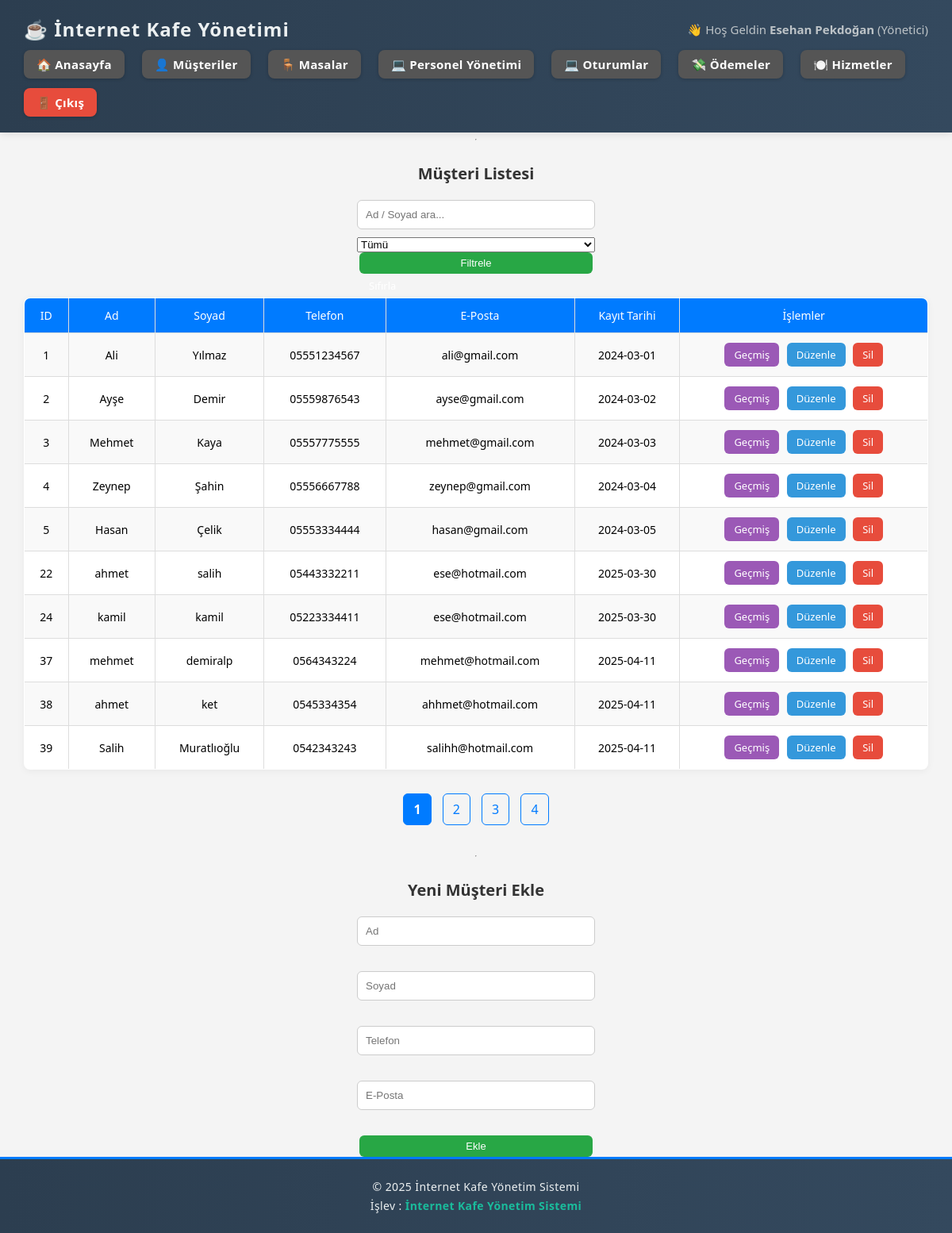
Page /internetkafe/pages/musteriler.php (signed in) on the committed database.
### tables this page shows
CREATE TABLE `musteri` (
  `Musteri_ID` int(11) NOT NULL,
  `Ad` varchar(50) NOT NULL,
  `Soyad` varchar(50) NOT NULL,
  `Telefon_NO` varchar(15) DEFAULT NULL,
  `E_Posta` varchar(50) DEFAULT NULL,
  `Kayit_Tarihi` date NOT NULL
);

### internetkafe/pages/musteriler.php (the view, shortened to what this page needs)
<?php
include("../includes/config.php");
include("../includes/header.php");
$ara = $_GET['ara'] ?? '';
$tur = $_GET['tur'] ?? '';
$where = "";
$limit = 10;
$sayfa = isset($_GET['sayfa']) ? (int)$_GET['sayfa'] : 1;
$baslangic = ($sayfa - 1) * $limit;
$toplam_kayit = mysqli_fetch_assoc(mysqli_query($conn, "
    SELECT COUNT(*) as toplam FROM Musteri $where
"))['toplam'];
$toplam_sayfa = ceil($toplam_kayit / $limit);
$musteriler = mysqli_query($conn, "
    SELECT * FROM Musteri $where
    ORDER BY Musteri_ID ASC
    LIMIT $baslangic, $limit
");
?>
<link rel="stylesheet" href="../css/musteri.css">
<h3 class="musteri-baslik">Müşteri Listesi</h3>
<form method="get" class="musteri-filtre-form">
    <input type="text" name="ara" placeholder="Ad / Soyad ara..." value="<?php echo $ara; ?>" class="filtre-input">
    <select name="tur" class="filtre-select">
        <option value="">Tümü</option>
    </select>
    <button type="submit" class="btn">Filtrele</button>
    <a href="musteriler.php" class="btn btn-sifirla">Sıfırla</a>
</form>
<table border="1" cellpadding="10">
    <tr>
        <th>ID</th>
        <th>Ad</th>
        <th>Soyad</th>
        <th>Telefon</th>
        <th>E-Posta</th>
        <th>Kayıt Tarihi</th>
        <th>İşlemler</th>
    </tr>
    <?php while ($musteri = mysqli_fetch_assoc($musteriler)) { ?>
    <tr>
        <td><?php echo $musteri['Musteri_ID']; ?></td>
        <td><?php echo $musteri['Ad']; ?></td>
        <td><?php echo $musteri['Soyad']; ?></td>
        <td><?php echo $musteri['Telefon_NO']; ?></td>
        <td><?php echo $musteri['E_Posta']; ?></td>
        <td><?php echo $musteri['Kayit_Tarihi']; ?></td>
        <td>
            <a href="musteri_gecmis.php?id=<?php echo $musteri['Musteri_ID']; ?>" class="btn btn-gecmis">Geçmiş</a>
            <a href="musteri_duzenle.php?id=<?php echo $musteri['Musteri_ID']; ?>" class="btn btn-duzenle">Düzenle</a>
            <a href="musteriler.php?sil=<?= $musteri['Musteri_ID']; ?>"
               onclick="return confirm('Bu müşteriyi silmek istediğinize emin misiniz?')"
               class="btn btn-sil">Sil</a>
        </td>
    </tr>
    <?php } ?>
</table>
<div class="sayfalama">
    <?php for ($i = 1; $i <= $toplam_sayfa; $i++): ?>
        <a href="?sayfa=<?php echo $i; ?>&ara=<?php echo $ara; ?>&tur=<?php echo $tur; ?>"
           class="<?php echo ($i == $sayfa) ? 'aktif' : ''; ?>">
           <?php echo $i; ?>
        </a>
    <?php endfor; ?>
</div>
<hr>
<h3 class="musteri-baslik">Yeni Müşteri Ekle</h3>
<form method="post" class="musteri-ekle-form">
    <input type="text" name="ad" placeholder="Ad" required><br>
    <input type="text" name="soyad" placeholder="Soyad" required><br>
    <input type="text" name="telefon" placeholder="Telefon"><br>
    <input type="email" name="eposta" placeholder="E-Posta"><br>
    <button type="submit" name="ekle" class="btn">Ekle</button>
</form>
<?php include("../includes/footer.php"); ?>

### internetkafe/css/style.css (style rules this page uses)
html, body { margin: 0; padding: 0; height: 100%; display: flex; flex-direction: column; font-family: Arial, sans-serif; background-color: #f4f4f4; font-family: 'Segoe UI', Tahoma, Geneva, Verdana, sans-serif; }
table { border-collapse: collapse; width: 90%; margin: 20px auto; font-size: 14px; }
th, td { border: 1px solid #ccc; padding: 10px; text-align: center; }
th { background-color: #f0f0f0; color: #333; }
.btn { margin: 2px 5px; font-size: 13px; }

### internetkafe/css/musteri.css (style rules this page uses)
h3 { text-align: center; font-size: 20px; margin-bottom: 20px; color: #333; }
table { width: 95%; margin: 0 auto; border-collapse: collapse; background-color: white; box-shadow: 0 2px 10px rgba(0,0,0,0.05); border-radius: 8px; overflow: hidden; }
th { background-color: #007bff; color: white; font-weight: normal; }
td, th { padding: 12px; border: 1px solid #ddd; }
tr:nth-child(even) { background-color: #f9f9f9; }
.btn { padding: 6px 12px; border-radius: 6px; color: white; font-size: 13px; text-decoration: none; margin: 0 3px; display: inline-block; transition: all 0.2s ease; }
.btn-duzenle { background-color: #3498db; }
.btn-sil { background-color: #e74c3c; }
.btn-gecmis { background-color: #9b59b6; }
form { width: 300px; margin: 0 auto; display: flex; flex-direction: column; }
form input { padding: 10px; margin-bottom: 10px; border-radius: 6px; border: 1px solid #ccc; }
form button { background-color: #28a745; color: white; border: none; padding: 10px; border-radius: 6px; cursor: pointer; transition: background-color 0.2s ease; }
.sayfalama { text-align: center; margin: 30px 0; }
.sayfalama a { display: inline-block; margin: 0 5px; padding: 8px 12px; border: 1px solid #007bff; border-radius: 6px; text-decoration: none; color: #007bff; transition: 0.2s; }
.sayfalama .aktif { background-color: #007bff; color: white; font-weight: bold; }

### rows in the picture
musteri: Musteri_ID "1", Ad "Ali", Soyad "Yılmaz", Telefon_NO "05551234567", E_Posta "ali@gmail.com", Kayit_Tarihi "2024-03-01"
musteri: Musteri_ID "2", Ad "Ayşe", Soyad "Demir", Telefon_NO "05559876543", E_Posta "ayse@gmail.com", Kayit_Tarihi "2024-03-02"
musteri: Musteri_ID "3", Ad "Mehmet", Soyad "Kaya", Telefon_NO "05557775555", E_Posta "mehmet@gmail.com", Kayit_Tarihi "2024-03-03"
musteri: Musteri_ID "4", Ad "Zeynep", Soyad "Şahin", Telefon_NO "05556667788", E_Posta "zeynep@gmail.com", Kayit_Tarihi "2024-03-04"
musteri: Musteri_ID "5", Ad "Hasan", Soyad "Çelik", Telefon_NO "05553334444", E_Posta "hasan@gmail.com", Kayit_Tarihi "2024-03-05"
musteri: Musteri_ID "22", Ad "ahmet", Soyad "salih", Telefon_NO "05443332211", E_Posta "ese@hotmail.com", Kayit_Tarihi "2025-03-30"
musteri: Musteri_ID "24", Ad "kamil", Soyad "kamil", Telefon_NO "05223334411", E_Posta "ese@hotmail.com", Kayit_Tarihi "2025-03-30"
musteri: Musteri_ID "37", Ad "mehmet", Soyad "demiralp", Telefon_NO "0564343224", E_Posta "mehmet@hotmail.com", Kayit_Tarihi "2025-04-11"
musteri: Musteri_ID "38", Ad "ahmet", Soyad "ket", Telefon_NO "0545334354", E_Posta "ahhmet@hotmail.com", Kayit_Tarihi "2025-04-11"
musteri: Musteri_ID "39", Ad "Salih", Soyad "Muratlıoğlu", Telefon_NO "0542343243", E_Posta "salihh@hotmail.com", Kayit_Tarihi "2025-04-11"

### other values in the picture
$_SESSION['user'] "Esehan Pekdoğan"
$_SESSION['gorev'] "Yönetici"
